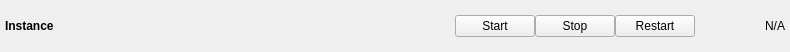
<?xml version="1.0" encoding="UTF-8"?>
<ui version="4.0">
 <class>InstanceForm</class>
 <widget class="QWidget" name="InstanceForm">
  <property name="geometry">
   <rect>
    <x>0</x>
    <y>0</y>
    <width>790</width>
    <height>52</height>
   </rect>
  </property>
  <property name="windowTitle">
   <string>Form</string>
  </property>
  <layout class="QVBoxLayout" name="verticalLayout">
   <property name="spacing">
    <number>0</number>
   </property>
   <property name="leftMargin">
    <number>5</number>
   </property>
   <property name="topMargin">
    <number>5</number>
   </property>
   <property name="rightMargin">
    <number>5</number>
   </property>
   <property name="bottomMargin">
    <number>5</number>
   </property>
   <item>
    <layout class="QHBoxLayout" name="horizontalLayout">
     <property name="spacing">
      <number>0</number>
     </property>
     <item>
      <widget class="QLabel" name="label">
       <property name="minimumSize">
        <size>
         <width>90</width>
         <height>0</height>
        </size>
       </property>
       <property name="font">
        <font>
         <pointsize>9</pointsize>
         <weight>75</weight>
         <bold>true</bold>
        </font>
       </property>
       <property name="text">
        <string>Instance</string>
       </property>
      </widget>
     </item>
     <item>
      <spacer name="horizontalSpacer">
       <property name="orientation">
        <enum>Qt::Horizontal</enum>
       </property>
       <property name="sizeHint" stdset="0">
        <size>
         <width>40</width>
         <height>20</height>
        </size>
       </property>
      </spacer>
     </item>
     <item>
      <widget class="QPushButton" name="start">
       <property name="text">
        <string>Start</string>
       </property>
      </widget>
     </item>
     <item>
      <widget class="QPushButton" name="stop">
       <property name="text">
        <string>Stop</string>
       </property>
      </widget>
     </item>
     <item>
      <widget class="QPushButton" name="restart">
       <property name="text">
        <string>Restart</string>
       </property>
      </widget>
     </item>
     <item>
      <widget class="QLabel" name="status">
       <property name="minimumSize">
        <size>
         <width>90</width>
         <height>0</height>
        </size>
       </property>
       <property name="text">
        <string>N/A</string>
       </property>
       <property name="alignment">
        <set>Qt::AlignRight|Qt::AlignTrailing|Qt::AlignVCenter</set>
       </property>
      </widget>
     </item>
    </layout>
   </item>
  </layout>
 </widget>
 <resources/>
 <connections/>
</ui>
